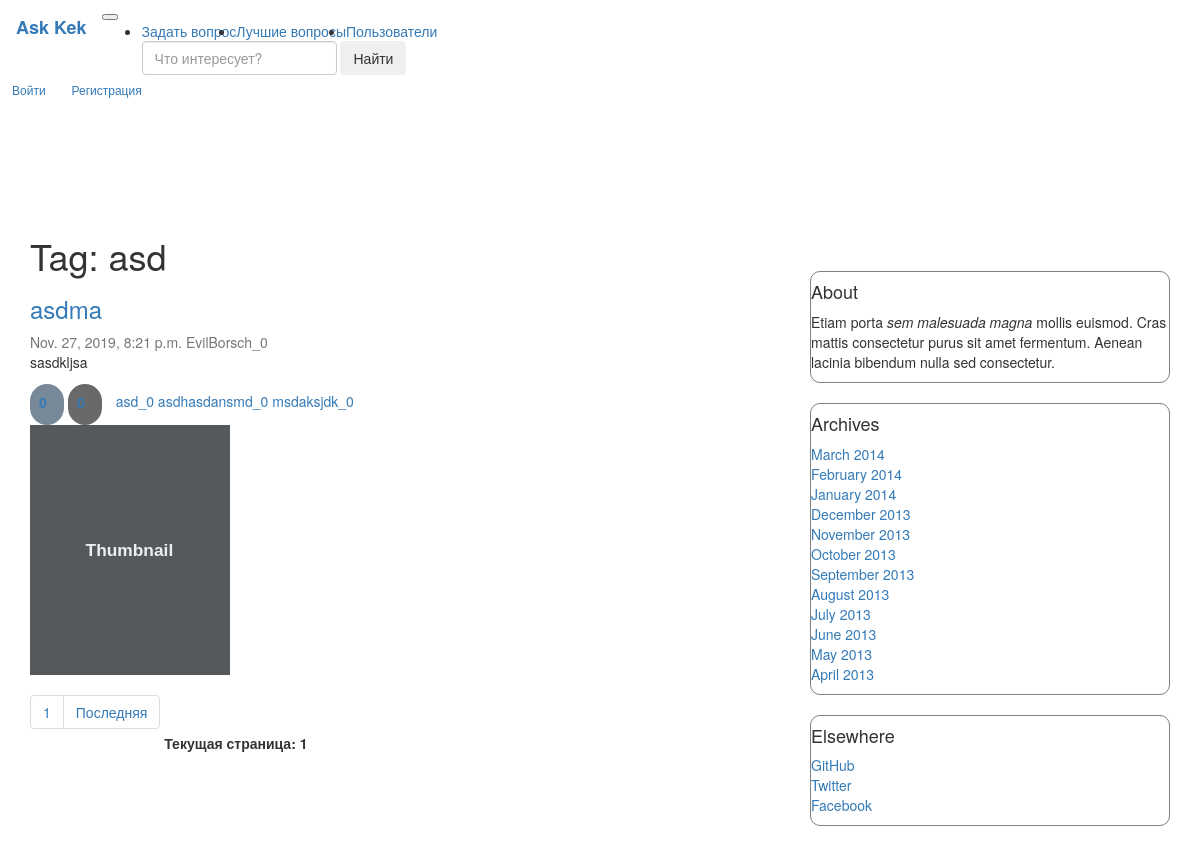
Before: /question_by_tag/asd with the older database file.
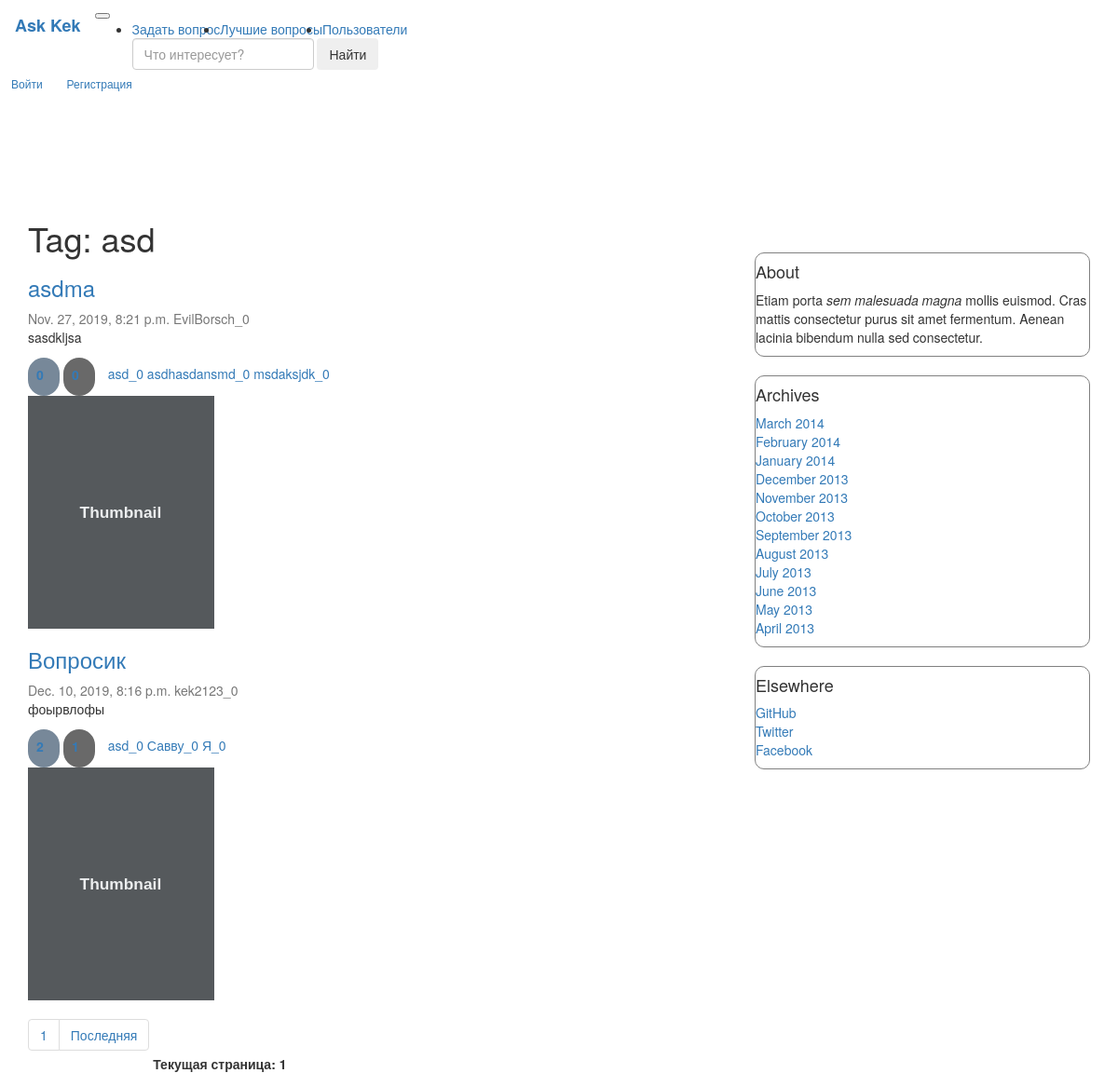
After: the same page with the newer database file.
### question/models.py (models this page shows, shortened)
class Tags(models.Model):
    name = models.CharField(max_length=255, verbose_name="Тег", default="TechnoPark", db_index=True)
    count = models.IntegerField(verbose_name="Число упоминаний", default=0)
    def __str__(self):
        return '{}_{}'.format(self.name, self.count)

class Article(models.Model):
    title = models.CharField(max_length=255, verbose_name='Заголовок')
    text = models.TextField(verbose_name='Текст')
    date_published = models.DateTimeField(verbose_name='Дата публикации', default=datetime.now(tz=timezone.utc),
                                          db_index=True)
    is_published = models.BooleanField(verbose_name='Опубликовано', default=True, blank=True)
    author = models.ForeignKey(
        Author,
        on_delete=models.CASCADE,
    )
    like = models.ManyToManyField(Like, related_name="Like", blank=True)
    dislike = models.ManyToManyField(Dislike, blank=True)
    tags = models.ManyToManyField(Tags, blank=True)
    objects = ArticleManager()  # model manager
    class Meta:
        verbose_name = 'Статья'
        verbose_name_plural = 'Статьи'
        index_together = [('title', 'text')]
        unique_together = [('title', 'text')]

class Author(models.Model):
    name = models.CharField(max_length=255, verbose_name='Имя', unique=True)
    rating = models.IntegerField(default=0, verbose_name='Рейтинг')
    def __str__(self):
        return '{}_{}'.format(self.name, self.rating)
    class Meta:
        verbose_name = 'Автор'
        verbose_name_plural = 'Авторы'

### question/views.py (the view)
# urls.py: path('question_by_tag/<str:tag>', views.questions_by_tag_html, name="question_by_tag_url"),
def questions_by_tag_html(request, tag="kek"):
    articles = models.Article.objects.by_tag(tag)
    paginated_data = paginate(articles, request)
    rendered_data = {"questions": paginated_data, "m_tag": tag}
    return render(request, "./question/questions_bt_tag.html", rendered_data)

### question/models.py (called while the page is built)
    def by_tag(self, tag):
        return self.filter(is_published=True, date_published__lt=datetime.now(tz=timezone.utc), tags__name=tag)

### question/views.py (called while the page is built)
def paginate(objects_list, request):
    paginator = Paginator(list(objects_list), 4)
    page = request.GET.get('page')
    try:
        contacts = paginator.get_page(page)
    except PageNotAnInteger:
        contacts = paginator.page(1)
    except EmptyPage:
        contacts = paginator.page(paginator.num_pages)
    return contacts

### question/templates/question/questions_bt_tag.html
{% extends "question/index.html" %}
{% load static %}
{% block title %}
    <h1>Tag: {{ m_tag }}</h1>
{% endblock %}

### question/templates/question/index.html (shortened to what this page needs)
{% extends "question/base.html" %}
{% load static %}
{% block content %}
    {% block title %}{% endblock %}
    {% for q in questions %}
        <div class="question">
            <div class="card flex-md-row mb-4 box-shadow h-md-250">
                <div class="card-body d-flex flex-column align-items-start">
                    {% block link_to_ans %}
                        <h3 class="mb-0">
                            <a href="{% url 'one_question_url' q.pk %}" class="href">{{ q.title }}</a>
                        </h3>
                    {% endblock %}
                    <div class="mb-1 text-muted">{{ q.date_published }} {{ q.author }}</div>
                    <p class="card-text mb-auto">{{ q.text }}</p>
                    <div class="fluid-container">
                        <a class="like" data-qid="{{ q.pk }}"
                           data-vote="inc">
                            <label>
                                <input class="qty1" name="qty1" readonly="readonly" type="text"
                                       value="{{ q.like.all.count }}"/>
                            </label>
                        </a>
                        <a class="dislike" data-qid="{{ q.pk }}"
                           data-vote="inc">
                            <label>
                                <input class="qty2" name="qty2" readonly="readonly" type="text"
                                       value="{{ q.dislike.all.count }}"/>
                            </label>
                        </a>
                        {% for tag in q.tags.all %}
                            <a href="{% url 'question_by_tag_url' tag.name %}">{{ tag }}</a>
                        {% endfor %}
                    </div>
                </div>
                <img class="card-img-right flex-auto d-none d-md-block" data-src="holder.js/200x250?theme=thumb"
                     alt="Thumbnail [200x250]" style="width: 200px; height: 250px;"
                     data-holder-rendered="true">
            </div>
        </div>
    {% endfor %}
    <nav aria-label="...">
        <ul class="pagination">
            <li class="page-item" aria-current="page">
                <a class="page-link" href="?page=1">1</a>
            </li>
            <li class="page-item"><a class="page-link"
                                     href="?page={{ questions.paginator.num_pages }}">Последняя</a></li>
        </ul>
        <b>Текущая страница: {{ questions.number }}</b>
    </nav>
    {% block  pre_paginator %}
        <link rel="stylesheet" href="{% static "question/index/my.css" %}">
    {% endblock %}
{% endblock %}

### question/templates/question/base.html (shortened to what this page needs)
{% load static %}
<!doctype html>
<html lang="en">
<head>
    <link rel="stylesheet" href="{% static "question/node_modules/bootstrap/dist/css/bootstrap.min.css" %}">
    <link rel="stylesheet" href="{% static "question/base/base.css" %}">
</head>
<body>
<header>
    <nav class="navbar navbar-expand-md navbar-dark bg-dark fixed-top">
        <a class="navbar-brand" href="{% url 'index' %}"><b>Ask Kek</b></a>
        <button class="navbar-toggler" type="button" data-toggle="collapse" data-target="#navbarsExampleDefault"
                aria-controls="navbarsExampleDefault" aria-expanded="false" aria-label="Toggle navigation">
        </button>
        <div class="collapse navbar-collapse" id="navbarsExampleDefault">
            <ul class="navbar-nav mr-auto">
                <li class="nav-item active">
                    <a class="nav-link" href="{% url "add_question_url" %}">Задать вопрос <span class="sr-only">(current)</span></a>
                </li>
                <li class="nav-item">
                    <a class="nav-link" href="{% url "hot_questions_url" %}">Лучшие вопросы</a>
                </li>
                <li class="nav-item dropdown">
                    <a class="nav-link dropdown-toggle" href="" id="dropdown01" data-toggle="dropdown"
                       aria-haspopup="true" aria-expanded="false">Пользователи</a>
                </li>
                <form class="form-inline">
                    <input class="form-control mr-sm-2" type="search" placeholder="Что интересует?" aria-label="Search">
                    <button class="btn btn-outline-success my-2 my-sm-0" type="submit">Найти</button>
                </form>
            </ul>
        </div>
        <div class="nav-item">
            {% if user.is_authenticated %}
                <a href="{% url 'profile_edit_url' %}">Hi,{{ user.username }}</a>
                <img src={% static "question/base/default.jpeg" %} alt="" class="avatar"/>
                <a class="btn btn-sm btn-outline-secondary" href={% url 'profile_edit_url' %}#">Настройки</a>
                <a class="btn btn-sm btn-outline-secondary" href="{% url 'logout_url' %}">Выйти</a>
            {% else %}
                <a class="btn btn-sm btn-outline-secondary" href="{% url 'login_url' %}?put={{ request.path }}">Войти</a>
                <a class="btn btn-sm btn-outline-secondary" href="{% url 'register_url' %}">Регистрация</a>
            {% endif %}
        </div>
    </nav>
</header>
<div class="container main-content">
    <div class="row" id="main_row">
        <div class="col-lg-8 col-sm-6">
            {% block content %}{% endblock %}
        </div>
        <div class="col-md-4 blog-sidebar" id="sidebar">
            <div class="p-4 mb-3 bg-light rounded">
                <h4 class="font-italic">About</h4>
                <p class="mb-0">Etiam porta <em>sem malesuada magna</em> mollis euismod. Cras mattis consectetur purus
                    sit amet fermentum. Aenean lacinia bibendum nulla sed consectetur.</p>
            </div>
            <div class="p-4">
                <h4 class="font-italic">Archives</h4>
                <ol class="list-unstyled mb-0">
                    <li><a href="#">March 2014</a></li>
                    <li><a href="#">February 2014</a></li>
                    <li><a href="#">January 2014</a></li>
                    <li><a href="#">December 2013</a></li>
                    <li><a href="#">November 2013</a></li>
                    <li><a href="#">October 2013</a></li>
                    <li><a href="#">September 2013</a></li>
                    <li><a href="#">August 2013</a></li>
                    <li><a href="#">July 2013</a></li>
                    <li><a href="#">June 2013</a></li>
                    <li><a href="#">May 2013</a></li>
                    <li><a href="#">April 2013</a></li>
                </ol>
            </div>
            <div class="p-4">
                <h4 class="font-italic">Elsewhere</h4>
                <ol class="list-unstyled">
                    <li><a href="#">GitHub</a></li>
                    <li><a href="#">Twitter</a></li>
                    <li><a href="#">Facebook</a></li>
                </ol>
            </div>
        </div>
    </div>
</div>
</body>
</html>

### question/static/question/base/base.css (style rules this page uses)
.p-4 { border: solid 1px gray; border-radius: 10px; margin-bottom: 20px; }
#main_row { margin-top: 90px; }

### question/static/question/index/my.css (style rules this page uses)
#sidebar { margin-top: 55px; }
.like { display: inline-block; margin-bottom: 0; margin-top: 2px; font-weight: normal; text-align: center; vertical-align: middle; cursor: pointer; background: LightSlateGray; border: 2px solid transparent; padding: 5px 5px; white-space: nowrap; font-size: 14px; line-height: 1.428571429; border-radius: 20px; }
.dislike { display: inline-block; margin-bottom: 0; margin-top: 2px; font-weight: normal; text-align: center; vertical-align: middle; cursor: pointer; background: DimGrey; border: 2px solid transparent; padding: 5px 5px; white-space: nowrap; font-size: 14px; line-height: 1.428571429; border-radius: 20px; }
.qty1, .qty2 { border: none; width:20px; background: transparent; }
.pagination { margin-top: 20px; }

Changed rows visible on the page:
added Article: title "Вопросик", date_published "Dec. 10, 2019, 8:16 p.m.", author "kek2123_0", text "фоырвлофы", qty1 "2", qty2 "1", Tags (name+count "asd_0")
added Tags: name+count "Савву_0", shown under "Вопросик"
added Tags: name+count "Я_0", shown under "Вопросик"
